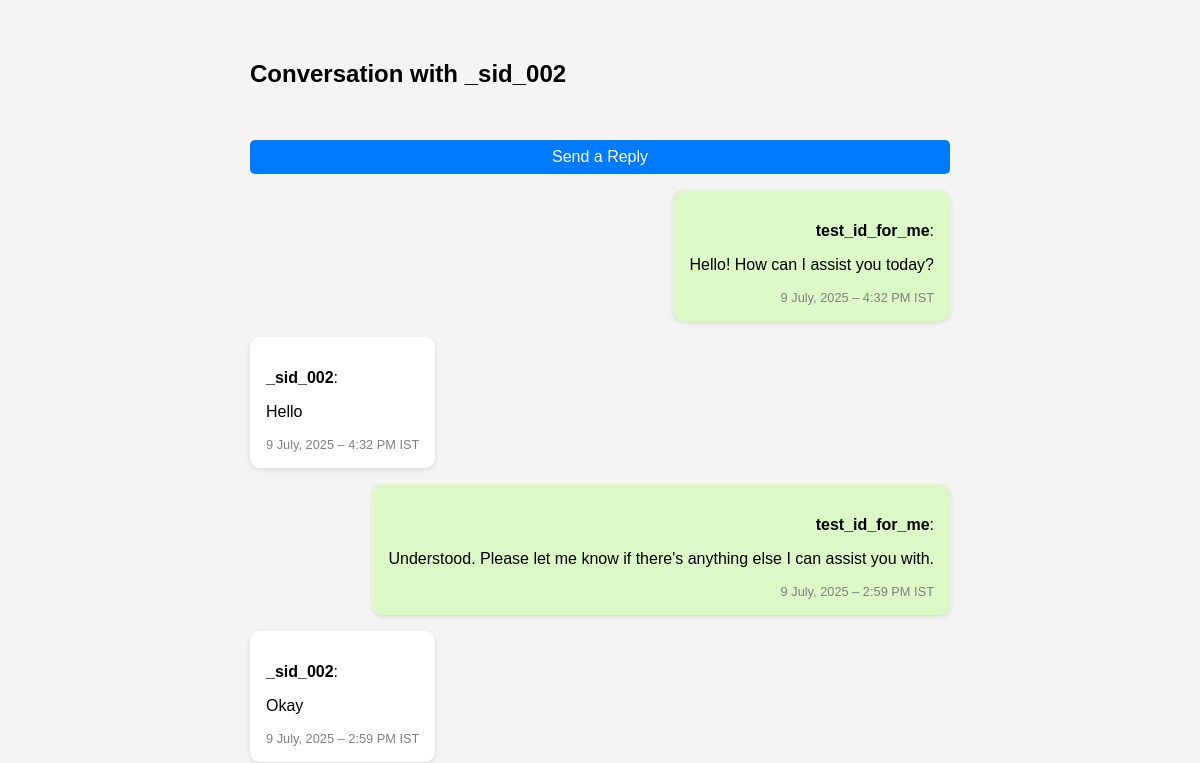
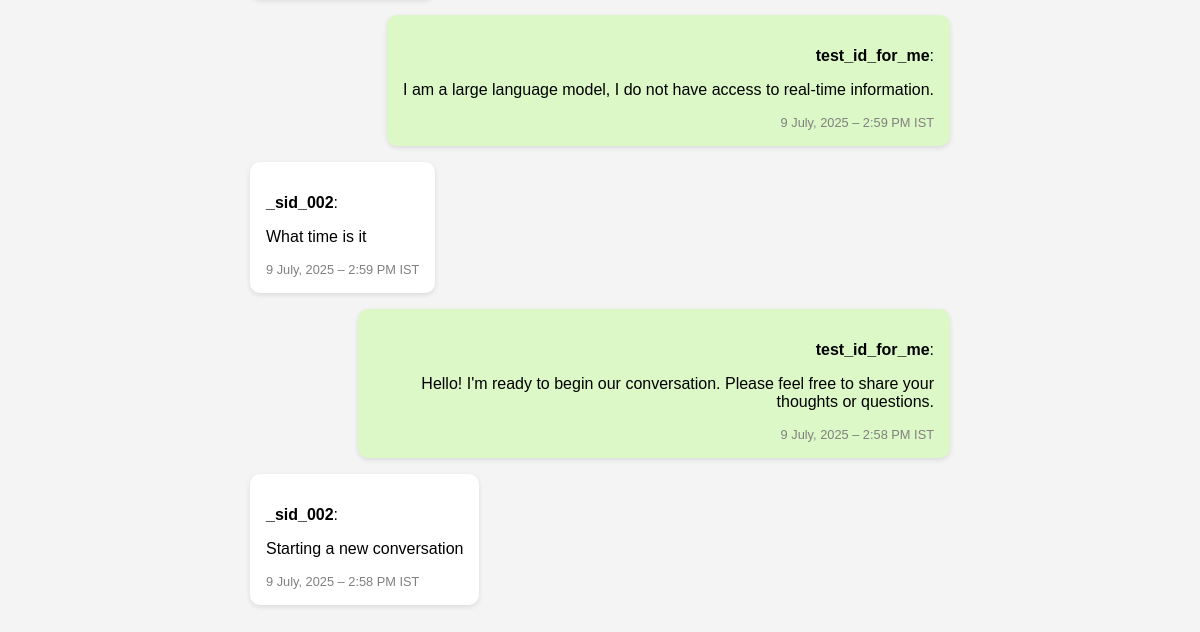
The app's page /conversations/1077531630443485/467200093137395/ (signed in), older data (2 pictures, top to bottom).
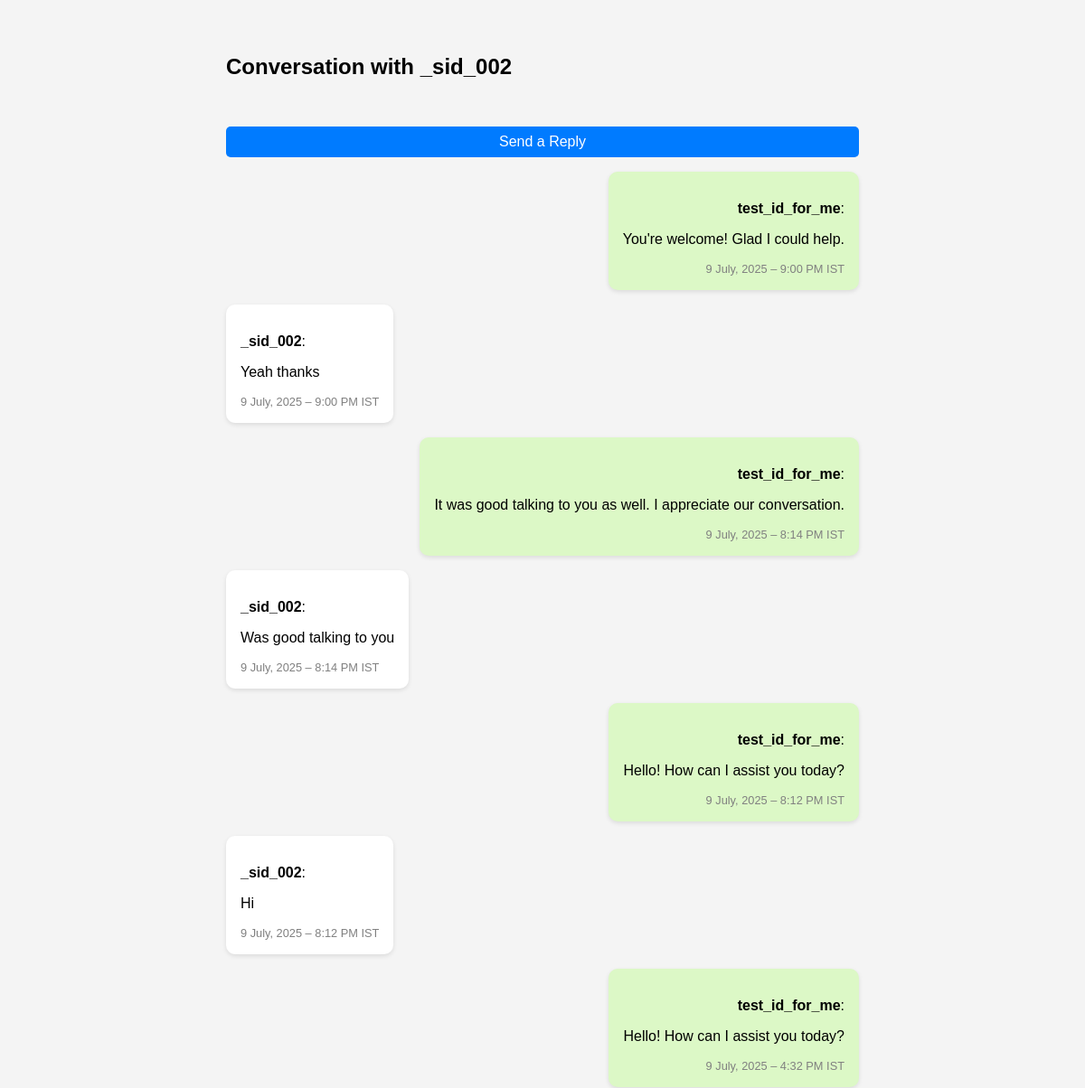
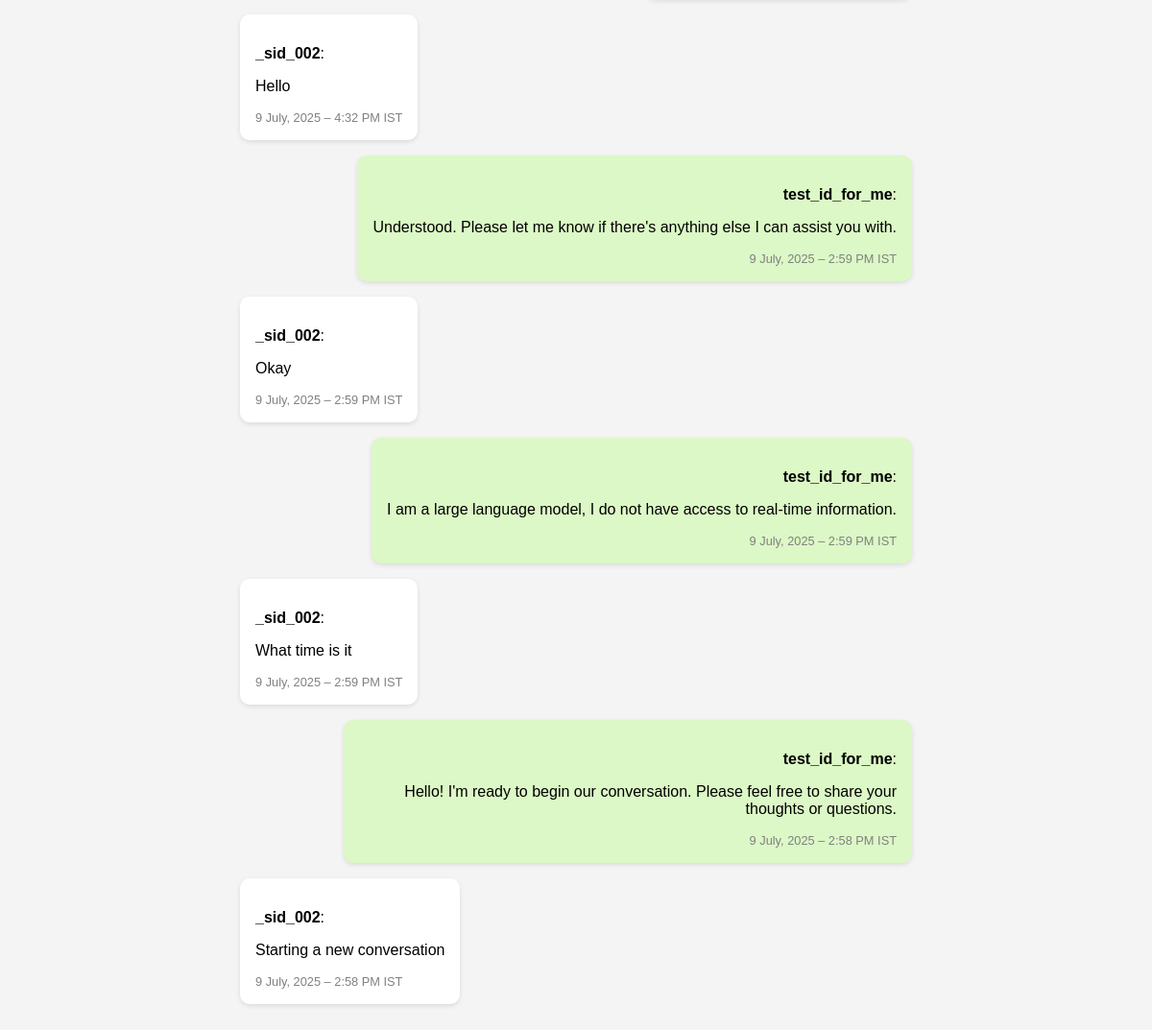
The same page, newer data (2 pictures, top to bottom).
### core/models.py (models this page shows, shortened)
class InstagramSenderDetails(models.Model):
    ig_user_id = models.CharField(max_length=255, unique=True)
    username = models.CharField(max_length=255, null=True, blank=True)
    conversation_id = models.CharField(max_length=255)
    page = models.ForeignKey(FacebookPage, on_delete=models.CASCADE)
    last_message_text = models.TextField(null=True, blank=True)
    last_message_time = models.DateTimeField(null=True, blank=True)

class InstagramMessage(models.Model):
    message_id = models.CharField(max_length=255, unique=True)
    conversation_id = models.CharField(max_length=255)
    sender_id = models.CharField(max_length=255)
    sender_username = models.CharField(max_length=255, blank=True, null=True)
    message_text = models.TextField(blank=True, null=True)
    created_time = models.DateTimeField()
    direction = models.CharField(max_length=10, choices=[('inbound', 'Inbound'), ('outbound', 'Outbound')])
    page = models.ForeignKey(FacebookPage, on_delete=models.CASCADE)

### core/views.py (the view)
# urls.py: path("conversations/<str:ig_user_id>/<str:page_id>/", views.conversation_view, name="conversation_view"),
@login_required
def conversation_view(request, ig_user_id, page_id):
    try:
        page = FacebookPage.objects.get(page_id=page_id)
    except FacebookPage.DoesNotExist:
        return JsonResponse({"error": "Page not found"}, status=404)
    sender = InstagramSenderDetails.objects.filter(
        ig_user_id=ig_user_id, page=page
    ).first()
    if not sender or not sender.conversation_id:
        return JsonResponse({"error": "Conversation not found in database."}, status=404)
    messages = InstagramMessage.objects.filter(
        conversation_id=sender.conversation_id,
        page=page
    ).order_by("-created_time")  # newest to oldest
    return render(request, "core/conversations.html", {
        "messages": messages,
        "ig_user_id": ig_user_id,
        "page_id": page_id,
        "sender": sender
    })

### core/templates/core/conversations.html (shortened to what this page needs)
<!DOCTYPE html>
<html lang="en">
<head>
</head>
<body>
    <div class="chat-wrapper">
        <h2>Conversation with {{ sender.username|default:"Unknown User" }}</h2>
        <button id="toggleReplyBox">Send a Reply</button>
        {% if messages %}
            {% for msg in messages %}
                <div class="message {% if msg.direction == 'outbound' %}sent{% else %}received{% endif %}">
                    <p><strong>{{ msg.sender_username|default:"You" }}</strong>:</p>
                    <p>{{ msg.message_text }}</p>
                    <div class="meta">{{ msg.created_time|date:"j F, Y – g:i A" }} IST</div>
                </div>
            {% endfor %}
        {% else %}
            <p>No messages found.</p>
        {% endif %}
    </div>
</body>
</html>

### core/templates/core/conversations.html (style rules this page uses)
body { font-family: Arial, sans-serif; padding: 2rem; background-color: #f4f4f4; }
.chat-wrapper { display: flex; flex-direction: column; gap: 1rem; max-width: 700px; margin: 0 auto; }
.message { padding: 1rem; border-radius: 10px; box-shadow: 0 2px 5px rgba(0, 0, 0, 0.1); max-width: 80%; word-wrap: break-word; position: relative; }
.sent { background-color: #dcf8c6; align-self: flex-end; text-align: right; }
.received { background-color: #ffffff; align-self: flex-start; text-align: left; }
.meta { font-size: 0.8rem; color: gray; margin-top: 5px; }
button { padding: 0.5rem 1.2rem; font-size: 1rem; background-color: #007bff; color: white; border: none; border-radius: 5px; cursor: pointer; }
#toggleReplyBox { margin-top: 1rem; }

Row changes from the older to the newer data that the page shows:
added InstagramMessage: sender_username "test_id_for_me", message_text "You're welcome! Glad I could help.", created_time "9 July, 2025 – 9:00 PM", direction "outbound" (drawn)
added InstagramMessage: sender_username "_sid_002", message_text "Yeah thanks", created_time "9 July, 2025 – 9:00 PM", direction "inbound" (drawn)
added InstagramMessage: sender_username "test_id_for_me", message_text "It was good talking to you as well. I appreciate our conversation.", created_time "9 July, 2025 – 8:14 PM", direction "outbound" (drawn)
added InstagramMessage: sender_username "_sid_002", message_text "Was good talking to you", created_time "9 July, 2025 – 8:14 PM", direction "inbound" (drawn)
added InstagramMessage: sender_username "test_id_for_me", message_text "Hello! How can I assist you today?", created_time "9 July, 2025 – 8:12 PM", direction "outbound" (drawn)
added InstagramMessage: sender_username "_sid_002", message_text "Hi", created_time "9 July, 2025 – 8:12 PM", direction "inbound" (drawn)
